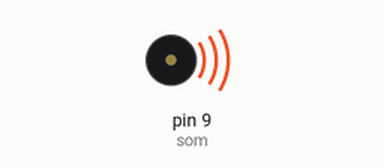
Recording of a sketch running on a simulated Arduino Uno, built with avr-gcc and run on an emulated ATmega328P. Parts: buzzer (waves = sounding).

Above: at 0.2 s.
At 6.4 s:
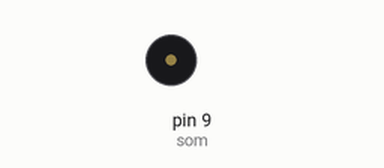
Timing chart, 0 to 13.3 s (numbered marks = the images above):
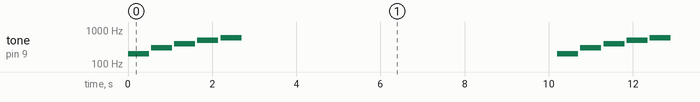

The sketch:

emitindo_sons.ino
```cpp
#define som 9

void setup(){
  pinMode(som, OUTPUT);
}

void loop(){
  tone(som, 200, 500);		// 'tone' é uma função que necessita de três parâmetros 'porta' , 'frequençia' e 'duração'
  delay(550);		// este 'dalay' dará uma pausa no toque
    tone(som, 300, 500);
  delay(550);
    tone(som, 400, 500);
  delay(550);
    tone(som, 500, 500);
  delay(550);
    tone(som, 600, 500);
  delay(3000);
  delay(5000);
  }
```

Measured:
- by itself, tone on pin 9 (som): repeats every 10.2 s: silent 0.05 s, 300 Hz 0.50 s, silent 0.05 s, 400 Hz 0.50 s, silent 0.05 s, 500 Hz 0.50 s, silent 0.05 s, 600 Hz 0.50 s, silent 7.5 s, 200 Hz 0.50 s
